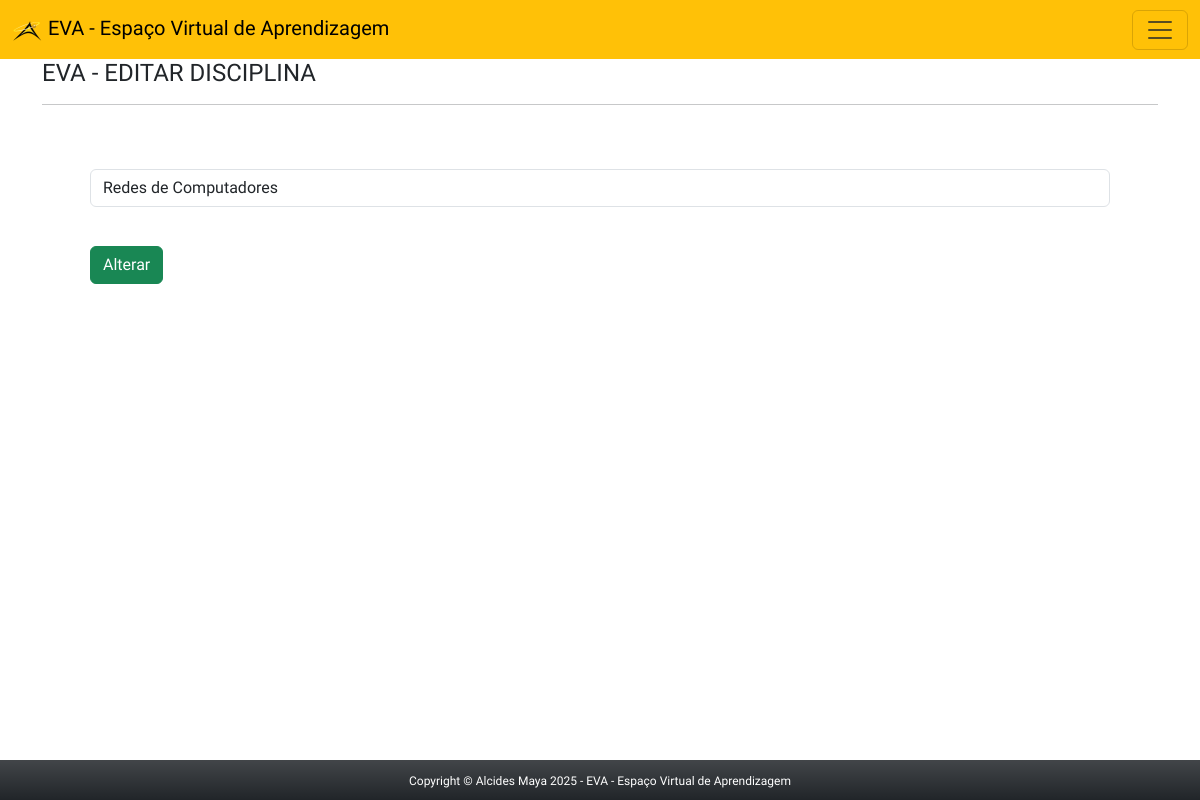
Before: /app/view/editDis.php?id=15 (signed in) with the older database file.
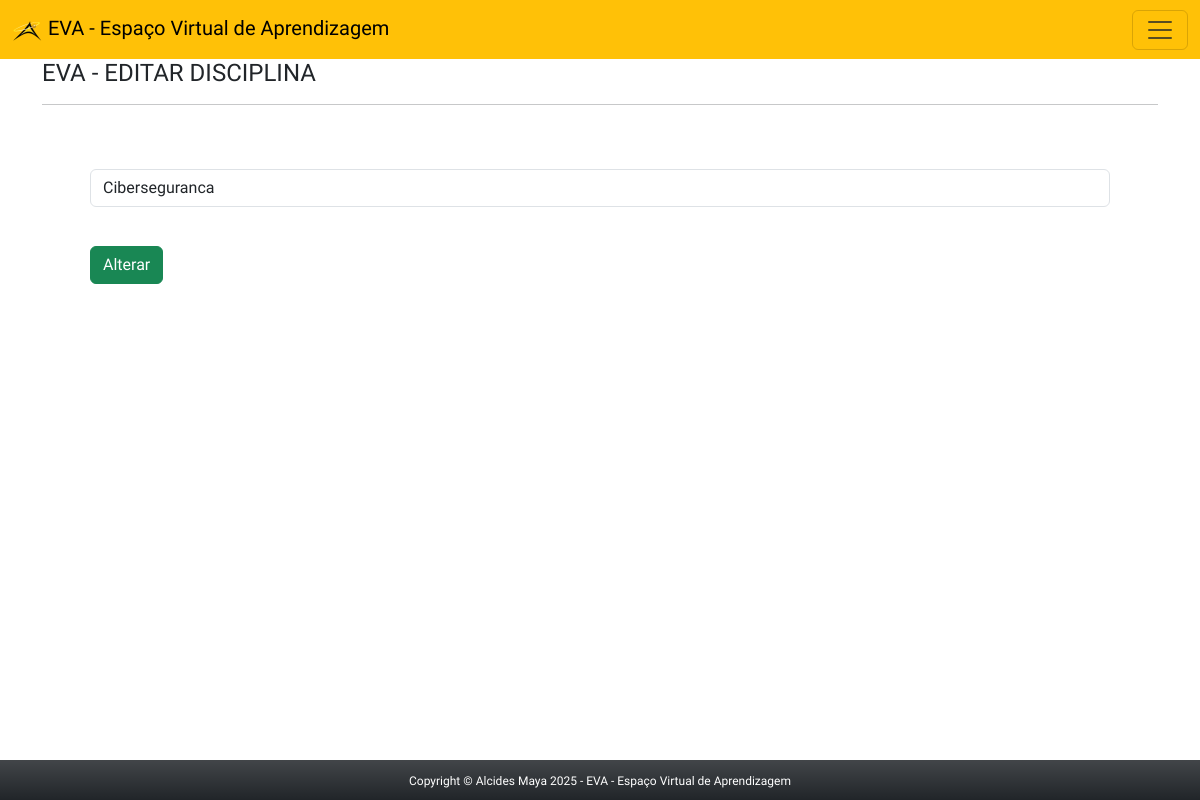
After: the same page with the newer database file.
### tables this page shows
CREATE TABLE `disciplinas` (
  `id_disciplina` int(11) NOT NULL,
  `nome` varchar(60) NOT NULL,
  `thumb` varchar(20) NOT NULL DEFAULT 'thumb.png',
  `logo` varchar(90) DEFAULT 'logo.png',
  `curso` int(11) NOT NULL,
  `Ciclo` int(1) NOT NULL,
  `quem_editou` varchar(60) NOT NULL DEFAULT 'Admin',
  `data_criado` timestamp NOT NULL DEFAULT CURRENT_TIMESTAMP,
  `data_editado` timestamp NOT NULL DEFAULT CURRENT_TIMESTAMP ON UPDATE CURRENT_TIMESTAMP
);

### app/config/connect.php (called while the page is built, shortened)
<?php
abstract class Connect {
    private $servidor = 'localhost';
    private $user = 'root';
    private $pass = 'usbw';
    private $banco = 'eva';
    private function connect() {
        $this->conn = new PDO("mysql:host=$this->servidor;dbname=$this->banco", $this->user, $this->pass);
    }
}
?>

### app/model/disciplina.php (called while the page is built, shortened)
<?php
require_once '../config/connect.php';
class Disciplina extends Connect{
    private $tabela = 'disciplinas';
        public function consultarDisciplina($id){
        $sql = "SELECT d.id_disciplina, d.nome, d.thumb
        FROM $this->tabela as d
        WHERE d.id_disciplina = :id";
        $stmt = $this->conn->prepare($sql);
        $stmt->bindParam(':id', $id, PDO::PARAM_INT);
        $stmt->execute();
        $result = $stmt->fetchAll(PDO::FETCH_ASSOC);
        return $result;
    }
}

### app/view/editDis.php (the view, shortened to what this page needs)
<?php
        if(isset($_SESSION['logado']) && $_SESSION['logado'] == true && $_SESSION['nivel'] >= 3 ){
?>
<!DOCTYPE html>
<html lang="pt-br">
<head>
    <link rel="stylesheet" href="css/style.css">
</head>
<body>
    <div class="container-full">
    <?php require_once 'headerAdmin.php'; ?>
        <section class="container main bg-white">
            <h4> EVA - EDITAR DISCIPLINA</h4>
            <hr/>
        </section>
        <section class="container">
            <div class="modal-body p-5 cadastra">
                <form action='../controller/disciplinaController.php?action=editarDisciplina' method='post'>
                <?php
                    $idDisc = $_GET['id'];
                    $Disciplina = new Disciplina();
                    $consulta = $Disciplina->consultarDisciplina($idDisc);
                    foreach($consulta as $linha){
                    echo "<input type='hidden' name='id' value='" . $linha['id_disciplina'] . "'>
                    <input type='text' name='nome' class='form-control' value='" . $linha['nome'] . "' required>";
                    }
                ?>
                    <input type="submit" value="Alterar" class="btn btn-success mt-4">
                </form>
            </div>
        </section>
        <?php require_once 'footer.php'; ?>
    </div>
</body>
</html>
<?php
    }else{
        header('Location: ../index.php');
    }
?>

Changed rows visible on the page:
changed disciplinas: nome "Redes de Computadores" → "Ciberseguranca"
